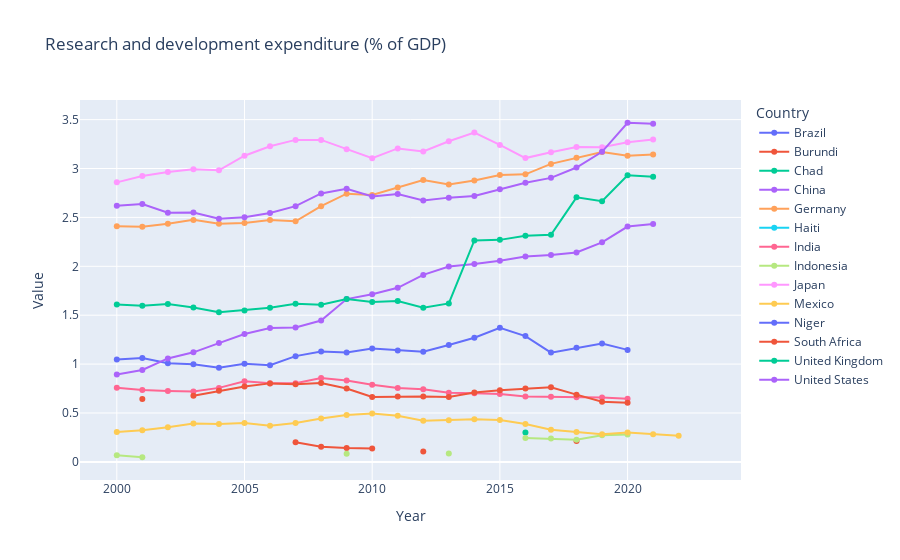

Source (notebook cell):
### Markdown cell above
## Research and Development Expenditure:  
Hypothesis - Developed countries can generally afford to spend more money on R&D than underdeveloped and developing countries, who require funds for infrastructure. Over time, expense on R&D should increase to align with SDG 9: Industry, Innovation and Infrastructure.  
Observation - The top three countries spending on R&D are Japan, US, and Germany; all are developed. Least expenditure is from underdeveloped countries like Indonesia and Burundi. Over time, there is a slight increase in expense for all countries, except United Kingdom which has experienced a dramatic surge.

### Code cell
plot_data(indicators_filtered[0])

### Figure 1 — Plotly figure (JSON) as saved in the notebook; plotly's stock layout.template omitted (floating-point values rounded to 4 significant figures)
{"data": [{"hovertemplate": "Country Name=Brazil<br>Year=%{x}<br>Value=%{y}<extra></extra>", "legendgroup": "Brazil", "line": {"color": "#636efa", "dash": "solid"}, "marker": {"symbol": "circle"}, "mode": "lines+markers", "name": "Brazil", "orientation": "v", "showlegend": true, "type": "scatter", "x": [2000, 2001, 2002, 2003, 2004, 2005, 2006, 2007, 2008, 2009, 2010, 2011, 2012, 2013, 2014, 2015, 2016, 2017, 2018, 2019, 2020, 2021, 2022, 2023], "xaxis": "x", "y": [1.048, 1.062, 1.01, 0.9994, 0.9634, 1.002, 0.9881, 1.081, 1.129, 1.119, 1.16, 1.14, 1.127, 1.196, 1.27, 1.371, 1.286, 1.117, 1.168, 1.211, 1.145, NaN, NaN, NaN], "yaxis": "y"}, {"hovertemplate": "Country Name=Burundi<br>Year=%{x}<br>Value=%{y}<extra></extra>", "legendgroup": "Burundi", "line": {"color": "#EF553B", "dash": "solid"}, "marker": {"symbol": "circle"}, "mode": "lines+markers", "name": "Burundi", "orientation": "v", "showlegend": true, "type": "scatter", "x": [2000, 2001, 2002, 2003, 2004, 2005, 2006, 2007, 2008, 2009, 2010, 2011, 2012, 2013, 2014, 2015, 2016, 2017, 2018, 2019, 2020, 2021, 2022, 2023], "xaxis": "x", "y": [NaN, NaN, NaN, NaN, NaN, NaN, NaN, 0.2007, 0.1542, 0.141, 0.1372, NaN, 0.107, NaN, NaN, NaN, NaN, NaN, 0.2131, NaN, NaN, NaN, NaN, NaN], "yaxis": "y"}, {"hovertemplate": "Country Name=Chad<br>Year=%{x}<br>Value=%{y}<extra></extra>", "legendgroup": "Chad", "line": {"color": "#00cc96", "dash": "solid"}, "marker": {"symbol": "circle"}, "mode": "lines+markers", "name": "Chad", "orientation": "v", "showlegend": true, "type": "scatter", "x": [2000, 2001, 2002, 2003, 2004, 2005, 2006, 2007, 2008, 2009, 2010, 2011, 2012, 2013, 2014, 2015, 2016, 2017, 2018, 2019, 2020, 2021, 2022, 2023], "xaxis": "x", "y": [NaN, NaN, NaN, NaN, NaN, NaN, NaN, NaN, NaN, NaN, NaN, NaN, NaN, NaN, NaN, NaN, 0.3005, NaN, NaN, NaN, NaN, NaN, NaN, NaN], "yaxis": "y"}, {"hovertemplate": "Country Name=China<br>Year=%{x}<br>Value=%{y}<extra></extra>", "legendgroup": "China", "line": {"color": "#ab63fa", "dash": "solid"}, "marker": {"symbol": "circle"}, "mode": "lines+markers", "name": "China", "orientation": "v", "showlegend": true, "type": "scatter", "x": [2000, 2001, 2002, 2003, 2004, 2005, 2006, 2007, 2008, 2009, 2010, 2011, 2012, 2013, 2014, 2015, 2016, 2017, 2018, 2019, 2020, 2021, 2022, 2023], "xaxis": "x", "y": [0.8932, 0.9403, 1.058, 1.12, 1.215, 1.308, 1.369, 1.374, 1.446, 1.665, 1.714, 1.78, 1.912, 1.998, 2.022, 2.057, 2.1, 2.116, 2.141, 2.245, 2.407, 2.433, NaN, NaN], "yaxis": "y"}, {"hovertemplate": "Country Name=Germany<br>Year=%{x}<br>Value=%{y}<extra></extra>", "legendgroup": "Germany", "line": {"color": "#FFA15A", "dash": "solid"}, "marker": {"symbol": "circle"}, "mode": "lines+markers", "name": "Germany", "orientation": "v", "showlegend": true, "type": "scatter", "x": [2000, 2001, 2002, 2003, 2004, 2005, 2006, 2007, 2008, 2009, 2010, 2011, 2012, 2013, 2014, 2015, 2016, 2017, 2018, 2019, 2020, 2021, 2022, 2023], "xaxis": "x", "y": [2.41, 2.404, 2.436, 2.475, 2.435, 2.442, 2.472, 2.46, 2.615, 2.743, 2.73, 2.806, 2.882, 2.836, 2.878, 2.934, 2.94, 3.047, 3.11, 3.168, 3.13, 3.142, NaN, NaN], "yaxis": "y"}, {"hovertemplate": "Country Name=Haiti<br>Year=%{x}<br>Value=%{y}<extra></extra>", "legendgroup": "Haiti", "line": {"color": "#19d3f3", "dash": "solid"}, "marker": {"symbol": "circle"}, "mode": "lines+markers", "name": "Haiti", "orientation": "v", "showlegend": true, "type": "scatter", "x": [2000, 2001, 2002, 2003, 2004, 2005, 2006, 2007, 2008, 2009, 2010, 2011, 2012, 2013, 2014, 2015, 2016, 2017, 2018, 2019, 2020, 2021, 2022, 2023], "xaxis": "x", "y": [NaN, NaN, NaN, NaN, NaN, NaN, NaN, NaN, NaN, NaN, NaN, NaN, NaN, NaN, NaN, NaN, NaN, NaN, NaN, NaN, NaN, NaN, NaN, NaN], "yaxis": "y"}, {"hovertemplate": "Country Name=India<br>Year=%{x}<br>Value=%{y}<extra></extra>", "legendgroup": "India", "line": {"color": "#FF6692", "dash": "solid"}, "marker": {"symbol": "circle"}, "mode": "lines+markers", "name": "India", "orientation": "v", "showlegend": true, "type": "scatter", "x": [2000, 2001, 2002, 2003, 2004, 2005, 2006, 2007, 2008, 2009, 2010, 2011, 2012, 2013, 2014, 2015, 2016, 2017, 2018, 2019, 2020, 2021, 2022, 2023], "xaxis": "x", "y": [0.757, 0.7359, 0.7257, 0.7193, 0.7569, 0.8241, 0.8047, 0.8051, 0.8588, 0.8331, 0.7885, 0.755, 0.744, 0.7064, 0.7016, 0.6931, 0.6698, 0.666, 0.66, 0.6594, 0.6464, NaN, NaN, NaN], "yaxis": "y"}, {"hovertemplate": "Country Name=Indonesia<br>Year=%{x}<br>Value=%{y}<extra></extra>", "legendgroup": "Indonesia", "line": {"color": "#B6E880", "dash": "solid"}, "marker": {"symbol": "circle"}, "mode": "lines+markers", "name": "Indonesia", "orientation": "v", "showlegend": true, "type": "scatter", "x": [2000, 2001, 2002, 2003, 2004, 2005, 2006, 2007, 2008, 2009, 2010, 2011, 2012, 2013, 2014, 2015, 2016, 2017, 2018, 2019, 2020, 2021, 2022, 2023], "xaxis": "x", "y": [0.06769, 0.04756, NaN, NaN, NaN, NaN, NaN, NaN, NaN, 0.08332, NaN, NaN, NaN, 0.0847, NaN, NaN, 0.2454, 0.238, 0.2263, 0.2713, 0.2807, NaN, NaN, NaN], "yaxis": "y"}, {"hovertemplate": "Country Name=Japan<br>Year=%{x}<br>Value=%{y}<extra></extra>", "legendgroup": "Japan", "line": {"color": "#FF97FF", "dash": "solid"}, "marker": {"symbol": "circle"}, "mode": "lines+markers", "name": "Japan", "orientation": "v", "showlegend": true, "type": "scatter", "x": [2000, 2001, 2002, 2003, 2004, 2005, 2006, 2007, 2008, 2009, 2010, 2011, 2012, 2013, 2014, 2015, 2016, 2017, 2018, 2019, 2020, 2021, 2022, 2023], "xaxis": "x", "y": [2.858, 2.923, 2.965, 2.993, 2.981, 3.131, 3.228, 3.293, 3.292, 3.196, 3.105, 3.205, 3.174, 3.279, 3.368, 3.241, 3.107, 3.166, 3.219, 3.218, 3.269, 3.296, NaN, NaN], "yaxis": "y"}, {"hovertemplate": "Country Name=Mexico<br>Year=%{x}<br>Value=%{y}<extra></extra>", "legendgroup": "Mexico", "line": {"color": "#FECB52", "dash": "solid"}, "marker": {"symbol": "circle"}, "mode": "lines+markers", "name": "Mexico", "orientation": "v", "showlegend": true, "type": "scatter", "x": [2000, 2001, 2002, 2003, 2004, 2005, 2006, 2007, 2008, 2009, 2010, 2011, 2012, 2013, 2014, 2015, 2016, 2017, 2018, 2019, 2020, 2021, 2022, 2023], "xaxis": "x", "y": [0.3061, 0.3242, 0.3543, 0.3931, 0.3882, 0.3984, 0.3692, 0.3983, 0.4439, 0.4795, 0.4949, 0.4713, 0.421, 0.425, 0.4353, 0.4294, 0.3878, 0.3283, 0.3064, 0.2839, 0.3, 0.2824, 0.2686, NaN], "yaxis": "y"}, {"hovertemplate": "Country Name=Niger<br>Year=%{x}<br>Value=%{y}<extra></extra>", "legendgroup": "Niger", "line": {"color": "#636efa", "dash": "solid"}, "marker": {"symbol": "circle"}, "mode": "lines+markers", "name": "Niger", "orientation": "v", "showlegend": true, "type": "scatter", "x": [2000, 2001, 2002, 2003, 2004, 2005, 2006, 2007, 2008, 2009, 2010, 2011, 2012, 2013, 2014, 2015, 2016, 2017, 2018, 2019, 2020, 2021, 2022, 2023], "xaxis": "x", "y": [NaN, NaN, NaN, NaN, NaN, NaN, NaN, NaN, NaN, NaN, NaN, NaN, NaN, NaN, NaN, NaN, NaN, NaN, NaN, NaN, NaN, NaN, NaN, NaN], "yaxis": "y"}, {"hovertemplate": "Country Name=South Africa<br>Year=%{x}<br>Value=%{y}<extra></extra>", "legendgroup": "South Africa", "line": {"color": "#EF553B", "dash": "solid"}, "marker": {"symbol": "circle"}, "mode": "lines+markers", "name": "South Africa", "orientation": "v", "showlegend": true, "type": "scatter", "x": [2000, 2001, 2002, 2003, 2004, 2005, 2006, 2007, 2008, 2009, 2010, 2011, 2012, 2013, 2014, 2015, 2016, 2017, 2018, 2019, 2020, 2021, 2022, 2023], "xaxis": "x", "y": [NaN, 0.6422, NaN, 0.6765, 0.7268, 0.7702, 0.8029, 0.7936, 0.8057, 0.7499, 0.6628, 0.6675, 0.6693, 0.6633, 0.7099, 0.7315, 0.7499, 0.7626, 0.6877, 0.6143, 0.6036, NaN, NaN, NaN], "yaxis": "y"}, {"hovertemplate": "Country Name=United Kingdom<br>Year=%{x}<br>Value=%{y}<extra></extra>", "legendgroup": "United Kingdom", "line": {"color": "#00cc96", "dash": "solid"}, "marker": {"symbol": "circle"}, "mode": "lines+markers", "name": "United Kingdom", "orientation": "v", "showlegend": true, "type": "scatter", "x": [2000, 2001, 2002, 2003, 2004, 2005, 2006, 2007, 2008, 2009, 2010, 2011, 2012, 2013, 2014, 2015, 2016, 2017, 2018, 2019, 2020, 2021, 2022, 2023], "xaxis": "x", "y": [1.609, 1.597, 1.614, 1.58, 1.53, 1.549, 1.575, 1.617, 1.608, 1.667, 1.635, 1.645, 1.576, 1.62, 2.264, 2.27, 2.311, 2.323, 2.705, 2.666, 2.931, 2.915, NaN, NaN], "yaxis": "y"}, {"hovertemplate": "Country Name=United States<br>Year=%{x}<br>Value=%{y}<extra></extra>", "legendgroup": "United States", "line": {"color": "#ab63fa", "dash": "solid"}, "marker": {"symbol": "circle"}, "mode": "lines+markers", "name": "United States", "orientation": "v", "showlegend": true, "type": "scatter", "x": [2000, 2001, 2002, 2003, 2004, 2005, 2006, 2007, 2008, 2009, 2010, 2011, 2012, 2013, 2014, 2015, 2016, 2017, 2018, 2019, 2020, 2021, 2022, 2023], "xaxis": "x", "y": [2.62, 2.637, 2.547, 2.55, 2.487, 2.502, 2.545, 2.615, 2.745, 2.792, 2.714, 2.738, 2.673, 2.702, 2.718, 2.787, 2.853, 2.904, 3.01, 3.17, 3.468, 3.457, NaN, NaN], "yaxis": "y"}], "layout": {"legend": {"title": {"text": "Country"}, "tracegroupgap": 0}, "title": {"text": "Research and development expenditure (% of GDP)"}, "xaxis": {"anchor": "y", "domain": [0, 1], "title": {"text": "Year"}}, "yaxis": {"anchor": "x", "domain": [0, 1], "title": {"text": "Value"}}}}
